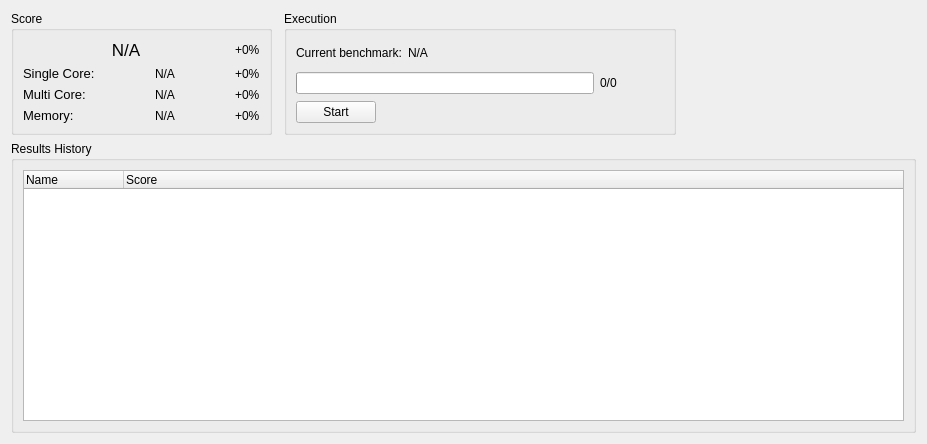
<?xml version="1.0" encoding="UTF-8"?>
<ui version="4.0">
 <class>Elpida::Application::FullBenchmarkView</class>
 <widget class="QWidget" name="Elpida::Application::FullBenchmarkView">
  <property name="geometry">
   <rect>
    <x>0</x>
    <y>0</y>
    <width>927</width>
    <height>444</height>
   </rect>
  </property>
  <property name="windowTitle">
   <string>Form</string>
  </property>
  <layout class="QGridLayout" name="gridLayout">
   <item row="0" column="0">
    <widget class="QGroupBox" name="gbScore">
     <property name="title">
      <string>Score</string>
     </property>
     <layout class="QGridLayout" name="gridLayout_2">
      <item row="1" column="0">
       <widget class="QLabel" name="lblSingleCoreScore">
        <property name="font">
         <font>
          <pointsize>10</pointsize>
         </font>
        </property>
        <property name="text">
         <string>Single Core:</string>
        </property>
       </widget>
      </item>
      <item row="2" column="0">
       <widget class="QLabel" name="lblMultiCoreScore">
        <property name="font">
         <font>
          <pointsize>10</pointsize>
         </font>
        </property>
        <property name="text">
         <string>Multi Core:</string>
        </property>
       </widget>
      </item>
      <item row="2" column="2">
       <widget class="QLabel" name="lblMultiCoreScoreDelta">
        <property name="text">
         <string>+0%</string>
        </property>
       </widget>
      </item>
      <item row="1" column="2">
       <widget class="QLabel" name="lblSingleScoreDelta">
        <property name="text">
         <string>+0%</string>
        </property>
       </widget>
      </item>
      <item row="0" column="2">
       <widget class="QLabel" name="lblTotalScoreDelta">
        <property name="text">
         <string>+0%</string>
        </property>
       </widget>
      </item>
      <item row="1" column="1">
       <widget class="QLabel" name="lblSingleCoreScoreValue">
        <property name="minimumSize">
         <size>
          <width>128</width>
          <height>0</height>
         </size>
        </property>
        <property name="text">
         <string>N/A</string>
        </property>
        <property name="alignment">
         <set>Qt::AlignCenter</set>
        </property>
       </widget>
      </item>
      <item row="0" column="0" colspan="2">
       <widget class="QLabel" name="lblTotalScore">
        <property name="font">
         <font>
          <pointsize>13</pointsize>
         </font>
        </property>
        <property name="text">
         <string>N/A</string>
        </property>
        <property name="alignment">
         <set>Qt::AlignCenter</set>
        </property>
       </widget>
      </item>
      <item row="3" column="2">
       <widget class="QLabel" name="lblMemoryScoreDelta">
        <property name="text">
         <string>+0%</string>
        </property>
       </widget>
      </item>
      <item row="3" column="1">
       <widget class="QLabel" name="lblMemoryScoreValue">
        <property name="minimumSize">
         <size>
          <width>128</width>
          <height>0</height>
         </size>
        </property>
        <property name="text">
         <string>N/A</string>
        </property>
        <property name="alignment">
         <set>Qt::AlignCenter</set>
        </property>
       </widget>
      </item>
      <item row="3" column="0">
       <widget class="QLabel" name="lblMemoryScore">
        <property name="font">
         <font>
          <pointsize>10</pointsize>
         </font>
        </property>
        <property name="text">
         <string>Memory:</string>
        </property>
       </widget>
      </item>
      <item row="2" column="1">
       <widget class="QLabel" name="lblMultiCoreScoreValue">
        <property name="minimumSize">
         <size>
          <width>128</width>
          <height>0</height>
         </size>
        </property>
        <property name="text">
         <string>N/A</string>
        </property>
        <property name="alignment">
         <set>Qt::AlignCenter</set>
        </property>
       </widget>
      </item>
     </layout>
    </widget>
   </item>
   <item row="0" column="2">
    <widget class="QGroupBox" name="gbExecution">
     <property name="sizePolicy">
      <sizepolicy hsizetype="Expanding" vsizetype="Preferred">
       <horstretch>0</horstretch>
       <verstretch>0</verstretch>
      </sizepolicy>
     </property>
     <property name="title">
      <string>Execution</string>
     </property>
     <layout class="QVBoxLayout" name="verticalLayout">
      <item>
       <layout class="QHBoxLayout" name="horizontalLayout_5" stretch="0,1">
        <item>
         <widget class="QLabel" name="lblCurrentBenchmark">
          <property name="text">
           <string>Current benchmark:</string>
          </property>
         </widget>
        </item>
        <item>
         <widget class="QLabel" name="lblCurrentBenchmarkValue">
          <property name="minimumSize">
           <size>
            <width>256</width>
            <height>0</height>
           </size>
          </property>
          <property name="text">
           <string>N/A</string>
          </property>
         </widget>
        </item>
       </layout>
      </item>
      <item>
       <layout class="QHBoxLayout" name="horizontalLayout_4">
        <item>
         <widget class="QProgressBar" name="pbProgress"/>
        </item>
        <item>
         <widget class="QLabel" name="lblProgress">
          <property name="minimumSize">
           <size>
            <width>64</width>
            <height>0</height>
           </size>
          </property>
          <property name="text">
           <string>0/0</string>
          </property>
         </widget>
        </item>
       </layout>
      </item>
      <item>
       <layout class="QHBoxLayout" name="horizontalLayout">
        <item>
         <widget class="QPushButton" name="btnStart">
          <property name="text">
           <string>Start</string>
          </property>
         </widget>
        </item>
        <item>
         <spacer name="horizontalSpacer">
          <property name="orientation">
           <enum>Qt::Horizontal</enum>
          </property>
          <property name="sizeHint" stdset="0">
           <size>
            <width>40</width>
            <height>20</height>
           </size>
          </property>
         </spacer>
        </item>
       </layout>
      </item>
     </layout>
    </widget>
   </item>
   <item row="0" column="3">
    <spacer name="horizontalSpacer_2">
     <property name="orientation">
      <enum>Qt::Horizontal</enum>
     </property>
     <property name="sizeHint" stdset="0">
      <size>
       <width>40</width>
       <height>20</height>
      </size>
     </property>
    </spacer>
   </item>
   <item row="1" column="0" colspan="4">
    <widget class="QGroupBox" name="gbResultsHistory">
     <property name="title">
      <string>Results History</string>
     </property>
     <layout class="QHBoxLayout" name="horizontalLayout_3">
      <item>
       <widget class="QTreeWidget" name="twBenchmarkResults">
        <column>
         <property name="text">
          <string>Name</string>
         </property>
        </column>
        <column>
         <property name="text">
          <string>Score</string>
         </property>
        </column>
       </widget>
      </item>
     </layout>
    </widget>
   </item>
  </layout>
 </widget>
 <resources/>
 <connections/>
</ui>
